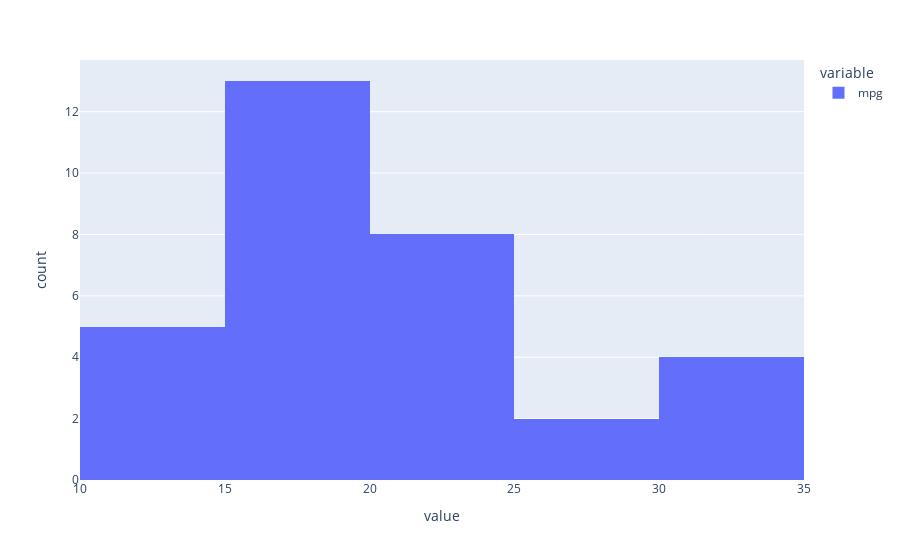

Notebook cell for this chart:
### Code cell
cars = pd.read_csv('mtcars.csv')
cars.rename({'Unnamed: 0' : 'name'}, axis=1, inplace=True)
mpg = cars.mpg
pd.options.plotting.backend = 'plotly'
mpg.plot(kind='histogram')

### Figure 1 — Plotly figure (JSON) as saved in the notebook; plotly's stock layout.template omitted (floating-point values rounded to 4 significant figures)
{"data": [{"alignmentgroup": "True", "bingroup": "x", "hovertemplate": "variable=mpg<br>value=%{x}<br>count=%{y}<extra></extra>", "legendgroup": "mpg", "marker": {"color": "#636efa", "pattern": {"shape": ""}}, "name": "mpg", "offsetgroup": "mpg", "orientation": "v", "showlegend": true, "type": "histogram", "x": [21, 21, 22.8, 21.4, 18.7, 18.1, 14.3, 24.4, 22.8, 19.2, 17.8, 16.4, 17.3, 15.2, 10.4, 10.4, 14.7, 32.4, 30.4, 33.9, 21.5, 15.5, 15.2, 13.3, 19.2, 27.3, 26, 30.4, 15.8, 19.7, 15, 21.4], "xaxis": "x", "yaxis": "y"}], "layout": {"barmode": "relative", "legend": {"title": {"text": "variable"}, "tracegroupgap": 0}, "margin": {"t": 60}, "xaxis": {"anchor": "y", "domain": [0, 1], "title": {"text": "value"}}, "yaxis": {"anchor": "x", "domain": [0, 1], "title": {"text": "count"}}}}
